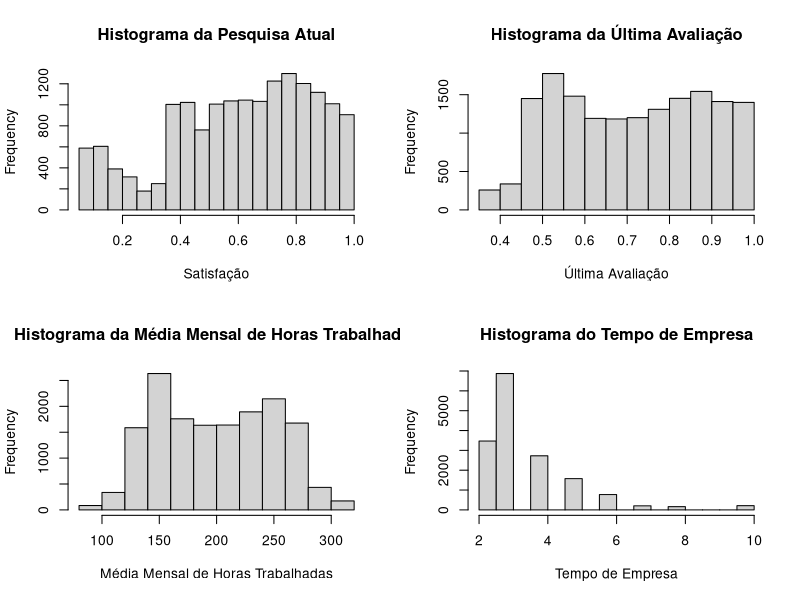

This chart was generated by the following R code: (Note: this script raises an error after producing the figure.)
# Mini-Projeto 3 - Data Science Aplicada ao RH
# Análise Estatística em Avaliações Anuais de Desempenho e Previsão de Comportamento dos Funcionários

# Todos os detalhes para este Mini-Projeto estão nos manuais em pdf.

# Diretório de trabalho
getwd()
setwd("C:/Users/ralis/Google Drive/Ciencia_dados/DSA/FAECD/Mini_projetos/Mini_projeto_RH")

# Pacotes
library(ggplot2)
library(dplyr)

########## Carregando os Dados ########## 

# Carregando os dados
dados_aval = read.csv("dados/dataset.csv", sep = ';', stringsAsFactors = FALSE)


# Tipos de dados
class(dados_aval)
View(dados_aval)

str(dados_aval)

# Nomes das colunas 
names(dados_aval)

names(dados_aval)[2] <- c('Pesquisa_atual')
names(dados_aval)[8] <- c('Funcionario_ja_saiu?')


########## Limpeza dos Dados ########## 


# Observe que as colunas "nivel_satisfacao" e "ultima_avaliacao" são colunas numéricas, mas estão com vírgula.
# A Linguagem R não vai processar como valor numérico e vai gerar erros.
# Vamos então substituir vírgulas por pontos.
dados_aval$Pesquisa_atual <- as.numeric(gsub(",", ".", dados_aval$Pesquisa_atual))
dados_aval$ultima_avaliacao <- as.numeric(gsub(",", ".", dados_aval$ultima_avaliacao))

# Há uma coluna X (a primeira) que parece ser um índice ou ID. Podemos removê-la.
dados_aval$X = NULL

# Conferindo os dados
View(dados_aval)

# Ok, vamos fazer uma análise exploratória e compreender os dados.

########## Análise Exploratória ########## 

# Vamos visualizar mais alguns detalhes nos dados

# Dimensões dos dados
dim(dados_aval)

# Sumário estatístico
summary(dados_aval)

# Classes dos dados
sapply(dados_aval, typeof)
sapply(dados_aval, class)


# Os histogramas ajudam a compreender a distribuição das variáveis. Vamos criar alguns.
par(mfrow = c(2,2))
hist(dados_aval$Pesquisa_atual, main = "Histograma da Pesquisa Atual", xlab = "Satisfação")
hist(dados_aval$ultima_avaliacao, main = "Histograma da Última Avaliação", xlab = "Última Avaliação")
hist(dados_aval$media_mensal_horas, main = "Histograma da Média Mensal de Horas Trabalhadas", xlab = "Média Mensal de Horas Trabalhadas")
hist(dados_aval$tempo_empresa, main = "Histograma do Tempo de Empresa", xlab = "Tempo de Empresa")

# Chama atenção apenas o histograma do tempo de empresa. Parece haver outliers. Vamos checar.

# Boxplots ajudam a visualizar possíveis outliers
par(mfrow = c(2,2))
boxplot(dados_aval$nivel_satisfacao, main = "Satisfação")
boxplot(dados_aval$ultima_avaliacao, main = "Última Avaliação")
boxplot(dados_aval$media_mensal_horas, main = "Média Mensal de Horas Trabalhadas")
boxplot(dados_aval$tempo_empresa, main = "Tempo de Empresa")

# Confirmado. Temos alguns outliers apenas na variável "tempo_empresa".

# Criaremos agora um gráfico de barras mostrando a relação entre nível de satisfação e saída do colaborador da empresa.
# Mas como a variável saida está como valo binário (0 ou 1), teremos que criar uma variável auxiliar com valores em string.
dados_aval$saidaFlag[dados_aval$saida ==  1] = 'Saiu'
dados_aval$saidaFlag[dados_aval$saida ==  0] = 'Nao Saiu'

# Agora criamos o gráfico
par(mfrow = c(1,1))
tabela_saistf_saida <- table(dados_aval$saidaFlag, dados_aval$nivel_satisfacao)
barplot(tabela_saistf_saida, 
        main = "Nível de Satisfação x Saída da Empresa",
        xlab = "Nível de Satisfação", col = c("blue", "orange"),
        legend = rownames(tabela_saistf_saida), 
        beside = TRUE)

# Parece que pessoas com baixa avaliação de desempenho estão mais propensas a deixar a empresa, 
# ou porque foram demitidas ou porque foram buscar novas oportunidades. Nenhuma novidade.

# Será que o número de projetos nos quais o colaborador trabalhou teve influência para deixar a empresa? Vamos checar.
tabela_projetos_saida <- table(dados_aval$saidaFlag, dados_aval$num_projetos)
barplot(tabela_projetos_saida, 
        main = "Saída da Empresa x Número de Projetos",
        xlab = "Número de Projetos", 
        col = c("green", "red"),
        legend = rownames(tabela_projetos_saida), 
        beside = TRUE)

# Colaboradores trabalhando com 2, 6 e 7 projetos, deixaram a empresa em maior número. 
# Mas não parece haver uma relação direta entre número de projetos e saída da empresa.

# Vamos analisar a proporção de pessoas que deixaram a empresa em comparação com o nível de salário
p1 = ggplot(subset(dados_aval, saida == 1), aes(x = factor('Salario'), fill = factor(salario))) +
  geom_bar(width = 1, position = "fill", color = "black") + coord_polar(theta = "y") + theme_bw()+
  ggtitle("Saída da Empresa Por Nível de Salário") + xlab("") + ylab("") + scale_fill_discrete(name = "Salario")

p1 = p1 + theme(
  plot.title = element_text(color = "Black", size = 14, face = "bold.italic", hjust = 0.5),
  axis.title.x = element_text(color = "Black", size = 14, face = "bold"),
  axis.title.y = element_text(color = "Black", size = 14, face = "bold")
)
print(p1)

# De acordo com o gráfico, pessoas com maior nível salarial, deixam a empresa em menor número.

# Nossa próxima análise será sobre a relação entre o nível de satisfação e o nível de salário.
# Mas teremos que preparar os dados para isso.

# Será necessário criar uma nova coluna numérica para representar o nível de salário, 
# ou será complicado criar o gráfico.

# E vamos criar outra coluna para categoriar o nível de satisfação. Vamos ao trabalho.

# Criamos então uma nova coluna numérica para representar o salário
dados_aval$nivel_salario[which(dados_aval$salario == "baixo")] = 1
dados_aval$nivel_salario[which(dados_aval$salario == "medio")] = 2
dados_aval$nivel_salario[which(dados_aval$salario == "alto")] = 3

# Criamos uma nova coluna para o nível de satisfação.
dados_aval$nivel_satisf_colaborador[dados_aval$nivel_satisfacao >= 0.9] = '1.Maximo'
dados_aval$nivel_satisf_colaborador[dados_aval$nivel_satisfacao >= 0.8 & dados_aval$nivel_satisfacao < 0.9 ] = '2.Alto'
dados_aval$nivel_satisf_colaborador[dados_aval$nivel_satisfacao >= 0.6 & dados_aval$nivel_satisfacao < 0.8 ] = '3.Bom'
dados_aval$nivel_satisf_colaborador[dados_aval$nivel_satisfacao >= 0.4 & dados_aval$nivel_satisfacao < 0.6 ] = '4.Medio'
dados_aval$nivel_satisf_colaborador[dados_aval$nivel_satisfacao >= 0.2 & dados_aval$nivel_satisfacao < 0.4 ] = '5.Baixo'
dados_aval$nivel_satisf_colaborador[dados_aval$nivel_satisfacao <  0.2] = '6.Minimo'

# Convertemos a coluna para o tipo fator, pois o ggplot espera coluna com muitas categorias como sendo fator.
dados_aval$nivel_satisf_colaborador = as.factor(dados_aval$nivel_satisf_colaborador)

# Vamos tabular os dados para calcular as frequências
tabela_nivel_sal_satisf <- table(dados_aval$nivel_salario, dados_aval$nivel_satisf_colaborador)
View(tabela_nivel_sal_satisf)
class(tabela_nivel_sal_satisf)

# Observe que o objeto anterior é do tipo "table".
# Convertemos a tabela para dataframe para facilitar a manipulação.
tabela_nivel_sal_satisf_df <- as.data.frame(tabela_nivel_sal_satisf)

# Criamos duas colunas com nomes representativos e atribuímos os valores.
tabela_nivel_sal_satisf_df$nivel_salario = tabela_nivel_sal_satisf_df$Var1
tabela_nivel_sal_satisf_df$nivel_satisf_colaborador = tabela_nivel_sal_satisf_df$Var2

# E então zeramos as colunas antigas.
tabela_nivel_sal_satisf_df$Var1 = NULL
tabela_nivel_sal_satisf_df$Var2 = NULL

# E conferimos o resultado.
View(tabela_nivel_sal_satisf_df)

# Perfeito. Vamos plotar.

p2 <- ggplot(tabela_nivel_sal_satisf_df, aes(x = nivel_salario, y = Freq, fill = nivel_satisf_colaborador)) +
  geom_bar(position = "dodge", stat = 'identity') +
  ggtitle("Nível Salário x Nível Satisfação") + 
  xlab("Nível Salário") + 
  ylab("Frequência")

p2 = p2 + theme(
  plot.title = element_text(color = "Black", size = 14, face = "bold.italic", hjust = 0.5),
  axis.title.x = element_text(color = "Black", size = 14, face = "bold"),
  axis.title.y = element_text(color = "Black", size = 14, face = "bold")  
)
print(p2)

# Observe que interessante: O nível de satisfação "bom" é o maior em todos os níveis salariais.

# Vamos checar o número de colaboradores que deixaram a empreda, por departamento.

# Criamos a tabela de frequência convertemos para dataframe e ajustamos as colunas
tabela_dept <- table(dados_aval$departamento, dados_aval$saida)
tabela_dept_df <- as.data.frame(tabela_dept)
tabela_dept_df$departamento = tabela_dept_df$Var1
tabela_dept_df$saida = tabela_dept_df$Var2
tabela_dept_df$Var1 = NULL
tabela_dept_df$Var2 = NULL

# Extraímos um subset com os colaboradores que deixaram a empresa
tabela_dept_saiu_df <- subset(tabela_dept_df, saida == 1)
View(tabela_dept_saiu_df)

# Convertemos a variável para o tipo fator ordenando os níveis.
tabela_dept_saiu_df$departamento <- factor(tabela_dept_saiu_df$departamento, 
                                           levels = tabela_dept_saiu_df$departamento[order(-tabela_dept_saiu_df$Freq)])

# Criamos o plot
p3 <- ggplot(tabela_dept_saiu_df, aes(x = departamento, y = Freq, fill = "orange3")) +
  geom_bar(stat = 'identity') + theme(axis.text.x = element_text(angle = 45, hjust = 1)) + guides(fill = FALSE) +
  ggtitle("Número de Colaboradores Que Deixaram a Empresa Por Departamento") + xlab("Departmento")

p3 = p3 + theme(
  plot.title = element_text(color = "Black", size = 14, face = "bold.italic", hjust = 0.5),
  axis.title.x = element_text(color = "Black", size = 14, face = "bold"),
  axis.title.y = element_text(color = "Black", size = 14, face = "bold")
)
print(p3)

# A rotatividade está alta na área Comercial, em é a menor na área da Finanças.

# Podemos então analisar a satisfação dos colaboradores por departamento. Vamos calcular o nível médio de satisfação.

# Começamos agrupando os dados.
groupedByDept = dados_aval %>%
  group_by(departamento) %>%
  summarise(mean = mean(nivel_satisfacao), sd = sd(nivel_satisfacao), count = n())

# Convertemos o resultado para dataframe (está percebendo o padrão, não está?)
groupedByDept_df = data.frame(groupedByDept)

# Ordenamos pela média
groupedByDept_df = groupedByDept_df[order(groupedByDept_df$mean),]

# Criamos o plot
p4 <- ggplot(groupedByDept_df, aes(x = reorder(departamento, -mean), y = mean, fill = "skyblue")) +
  geom_bar(stat = 'identity') + theme(axis.text.x = element_text(angle = 45, hjust = 1)) + 
  guides(fill = FALSE) + coord_cartesian(ylim = c(0.55, 0.63)) +
  ggtitle("Nível de Satisfação Por Departamento") +
  xlab("Departmento") +
  ylab("Média")

p4 = p4 + theme(
  plot.title = element_text(color = "Black", size = 14, face = "bold.italic", hjust = 0.5),
  axis.title.x = element_text(color = "Black", size = 14, face = "bold"),
  axis.title.y = element_text(color = "Black", size = 14, face = "bold")
)
print(p4)

# O pessoal de Finanças tem a maior média de satisfação e até por isso, a menor rotatividade.

# Será que o número de projetos nos quais os colaboradores está trabalhando tem influência no nível de satisfação?

p5 <- ggplot(dados_aval, aes(x = factor(num_projetos), y = nivel_satisfacao, fill = factor(saida))) +
  geom_boxplot() + scale_fill_manual(values = c("orange", "purple"))+
  ggtitle("Número de Projetos x Nível de Satisfação") +
  xlab("Número de Projetos") +
  ylab("Nível de Satisfação")

p5 = p5 + theme(
  plot.title = element_text(color = "Black", size = 14, face = "bold.italic", hjust = 0.5),
  axis.title.x = element_text(color = "Black", size = 14, face = "bold"),
  axis.title.y = element_text(color = "Black", size = 14, face = "bold")
)
print(p5)

# Interessante. Observando apenas os colaboradores que deixaram a empresa vemos um nível de satisfação mais alto
# (acima da média), quando trabalhando em 2 projetos, mas o nível de satisfação cai com 4 e 5 projetos.

# Com 6 e 7 projetos, a média de satisfação é baixa, mas temos muitos ouliers.

# Vamos confirmar ou não esse padrão analisando o nível de satisfação com relação à última avaliação de desempenho.

p6 <-ggplot(dados_aval, aes(x = factor(num_projetos), y = ultima_avaliacao, fill = factor(saida))) +
  geom_boxplot() + scale_fill_manual(values = c("orange", "purple"))+
  ggtitle("Número de Projetos x Última Avaliação") +
  xlab("Número de Projetos") +
  ylab("Última Avaliação")

p6 = p6 + theme(
  plot.title = element_text(color  ="Black", size = 14, face = "bold.italic", hjust = 0.5),
  axis.title.x = element_text(color = "Black", size = 14, face = "bold"),
  axis.title.y = element_text(color = "Black", size = 14, face = "bold")
)
print(p6)

# O padrão é bastante similar. Talvez a empresa pudesse fazer uma divisão melhor dos projetos entre os colaboradores.

# Com isso finalizamos a análise exploratória. 

# Na parte 2 vamos formular algumas hipóteses, aplicar testes estatísticos para confirmá-las ou não e prever 
# o comportamento dos colaboradores de acordo com suas avaliações de desempenho e outros fatores.


